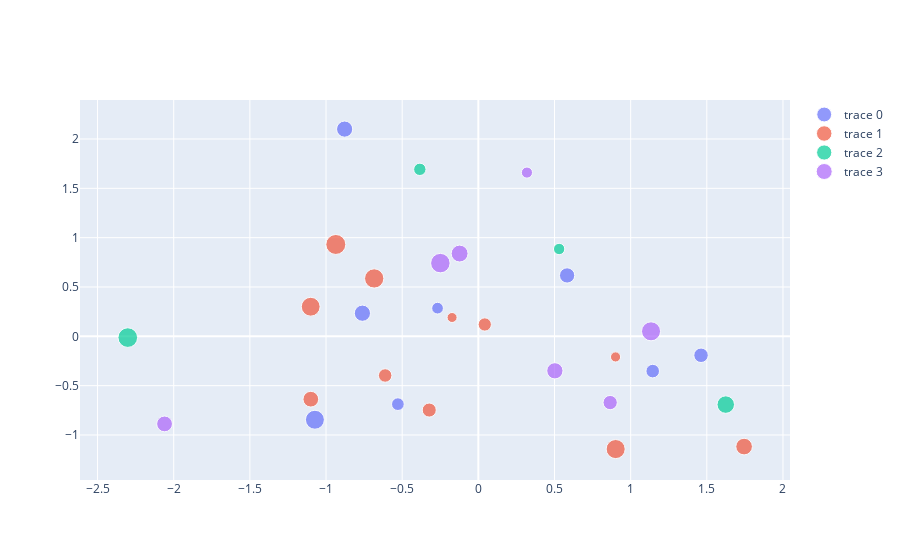

Here is the notebook cell this chart was saved with:
### Code cell
import  plotly.graph_objects as go

classe_name = np.unique(classes)


fig = go.Figure()
for idx in classe_name: 
    mask = classes == idx
    xf = x[mask]
    yf = y[mask]
    wf = importance_weight[mask]/10
    fig.add_trace(
        go.Scatter(x=xf,y=yf,mode="markers",marker=dict(size=wf))
    )

fig

### Figure 1 — Plotly figure (JSON) as saved in the notebook; plotly's stock layout.template omitted (floating-point values rounded to 4 significant figures)
{"data": [{"marker": {"size": [12.7, 18.96, 16.22, 14.5, 16.17, 15.27, 13.57, 11.72]}, "mode": "markers", "type": "scatter", "x": [-0.5282, -1.073, -0.7612, 1.462, -0.8779, 0.5828, 1.145, -0.2679], "y": [-0.6872, -0.8452, 0.2344, -0.1918, 2.1, 0.6172, -0.3522, 0.2856]}, {"marker": {"size": [13.49, 16.63, 14.08, 15.74, 10.03, 13.27, 18.86, 19.09, 10.16, 19.29, 19.97]}, "mode": "markers", "type": "scatter", "x": [-0.6118, 1.745, -0.3224, -1.1, -0.1724, 0.04221, -1.101, 0.9016, 0.9009, -0.6837, -0.9358], "y": [-0.3968, -1.117, -0.7472, -0.637, 0.1909, 0.1202, 0.3002, -1.143, -0.2089, 0.5866, 0.9311]}, {"marker": {"size": [17.51, 19.65, 12.37, 11.37]}, "mode": "markers", "type": "scatter", "x": [1.624, -2.302, -0.3841, 0.5304], "y": [-0.6917, -0.01266, 1.692, 0.8851]}, {"marker": {"size": [14.28, 11.15, 19.49, 15.78, 19.03, 16.23, 16.91]}, "mode": "markers", "type": "scatter", "x": [0.8654, 0.319, -0.2494, -2.06, 1.134, 0.5025, -0.1229], "y": [-0.6712, 1.66, 0.742, -0.8876, 0.05081, -0.3493, 0.839]}], "layout": {}}
